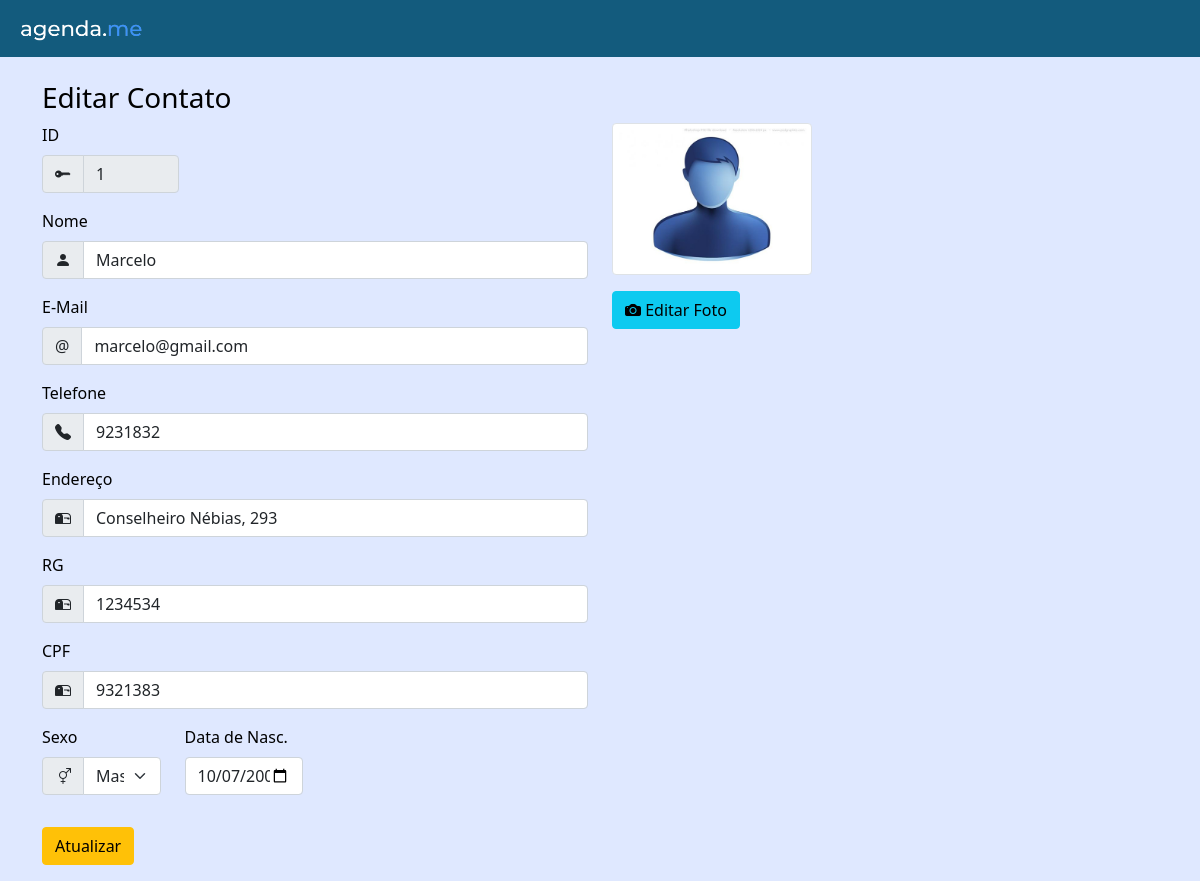
The page /sis-agendame/index.php?menuop=editar-contato&idContato=1 on the database its author committed.
### tables this page shows
CREATE TABLE `tbcontatos` (
  `idContato` int(11) NOT NULL,
  `nomeContato` varchar(200) NOT NULL,
  `emailContato` varchar(100) NOT NULL,
  `telefoneContato` varchar(50) NOT NULL,
  `enderecoContato` varchar(200) NOT NULL,
  `sexoContato` varchar(20) NOT NULL,
  `dataNascContato` date NOT NULL,
  `flagFavoritoContato` tinyint(1) NOT NULL,
  `nomeFotoContato` varchar(255) DEFAULT NULL,
  cd_cpf_paciente  VARCHAR(25) NOT NULL,
  cd_rg_paciente VARCHAR(25) NOT NULL,
  senhaContato varchar(11) DEFAULT NULL,
  cd_token VARCHAR(200) NOT NULL
);

### sis-agendame/paginas/contatos/editar-contato.php (the view, shortened to what this page needs)
<?php
$idContato = $_GET['idContato'];
$sql = "SELECT * FROM tbcontatos WHERE idContato = '{$idContato}'";
$rs = mysqli_query($conexao,$sql) or die("Erro ao recuperar os dados do registro." . mysqli_error($conexao));
$dados = mysqli_fetch_assoc($rs);
?>
<header>
    <h3>Editar Contato</h3>
</header>
<div class="row">
<div class="col-6" >
    <form action="index.php?menuop=atualizar-contato" method="POST">
        <div class="mb-3 col-3">
            <label class="form-label" for="nomeContato">ID</label>
            <div class="input-group">
                <span class="input-group-text">
                    <i class="bi bi-key-fill"></i>
                </span>
            <input class="form-control" type="text" name="idContato" value="<?=$dados['idContato']?>" readonly>
            </div>
        </div>
        <div class="mb-3">
            <label class="form-label" for="nomeContato">Nome</label>
            <div class="input-group">
                <span class="input-group-text">
                    <i class="bi bi-person-fill"></i>
                </span>
                <input class="form-control" type="text" id="nomeContato" name="nomeContato" maxlength="50" required value="<?=$dados['nomeContato']?>">
            </div>
        </div>
        <div class="mb-3">
            <label class="form-label" for="emailContato">E-Mail</label>
            <div class="input-group">
                <span class="input-group-text">@</span>
                <input class="form-control" type="email" name="emailContato" maxlength="50" required value="<?=$dados['emailContato']?>">
            </div>
        </div>
        <div class="mb-3">
            <label class="form-label" for="telefoneContato">Telefone</label>
            <div class="input-group">
                <span class="input-group-text">
                    <i class="bi bi-telephone-fill"></i>
                </span>
                <input class="form-control" type="text" name="telefoneContato"  maxlength="11" required value="<?=$dados['telefoneContato']?>">
            </div>
        </div>
        <div class="mb-3">
            <label class="form-label" for="enderecoContato">Endereço</label>
            <div class="input-group">
                <span class="input-group-text">
                    <i class="bi bi-mailbox2"></i>
                </span>
                <input class="form-control" type="text" name="enderecoContato" maxlength="100" required value="<?=$dados['enderecoContato']?>">
            </div>
        </div>
        <div class="mb-3">
            <label class="form-label" for="rgContato">RG</label>
            <div class="input-group">
                <span class="input-group-text">
                    <i class="bi bi-mailbox2"></i>
                </span>
                <input class="form-control" type="text" name="rgContato" maxlength="100" required value="<?=$dados['cd_rg_paciente']?>">
            </div>
        </div>
        <div class="mb-3">
            <label class="form-label" for="cpfContato">CPF</label>
            <div class="input-group">
                <span class="input-group-text">
                    <i class="bi bi-mailbox2"></i>
                </span>
                <input class="form-control" type="text" name="cpfContato" maxlength="100" required value="<?=$dados['cd_cpf_paciente']?>">
            </div>
        </div>
        <div class="row mb-3">
                        <div class="mb-3 col-3">
                            <label class="form-label" for="sexoContato">Sexo</label>
                            <div class="input-group">
                                <span class="input-group-text">
                                    <i class="bi bi-gender-ambiguous"></i>
                                </span>
                            <select class="form-select"  name="sexoContato"  required id="sexoContato">
                                <option <?php echo ($dados['sexoContato']=='M')?'selected':''?> value="M">Masculino</option>
                            </select>
                            </div>
                        </div>
                        <div class="mb-3 col-3">
                            <label class="form-label" for="dataNascContato">Data de Nasc.</label>
                            <input class="form-control" type="date" name="dataNascContato"  required value="<?=$dados['dataNascContato']?>">
                        </div>
                        </div>
        <div class="mb-3">
            <input class="btn btn-warning" type="submit" value="Atualizar" name="btnAtualizar">
        </div>
    </form>
</div>
<div class="col-6">
    <?php
       if($dados["nomeFotoContato"]=="" || !file_exists('./paginas/contatos/fotos-contatos/'. $dados["nomeFotoContato"])){
            $nomeFoto = "SemFoto.jpg";
       }else{
            $nomeFoto = $dados["nomeFotoContato"];
       }
    ?>
    <div class="mb-3">
        <img id="foto-contato" class="img-fluid img-thumbnail" width="200" src="./paginas/contatos/fotos-contatos/<?=$nomeFoto?>" alt="Foto do Contato">
    </div>
    <div class="mb-3">
        <button class="btn btn-info" id="btn-editar-foto">
            <i class="bi bi-camera-fill"></i> Editar Foto
        </button>
    </div>
</div>
</div>

### sis-agendame/css/style.css (style rules this page uses)
body { background-color: #DFE8FF; color: black; }

### rows shown on the page
tbcontatos: idContato "1", nomeContato "Marcelo", emailContato "marcelo@gmail.com", telefoneContato "9231832", enderecoContato "Conselheiro Nébias, 293", rgContato "1234534", cpfContato "9321383", sexoContato "Masculino", dataNascContato "10/07/2004"
